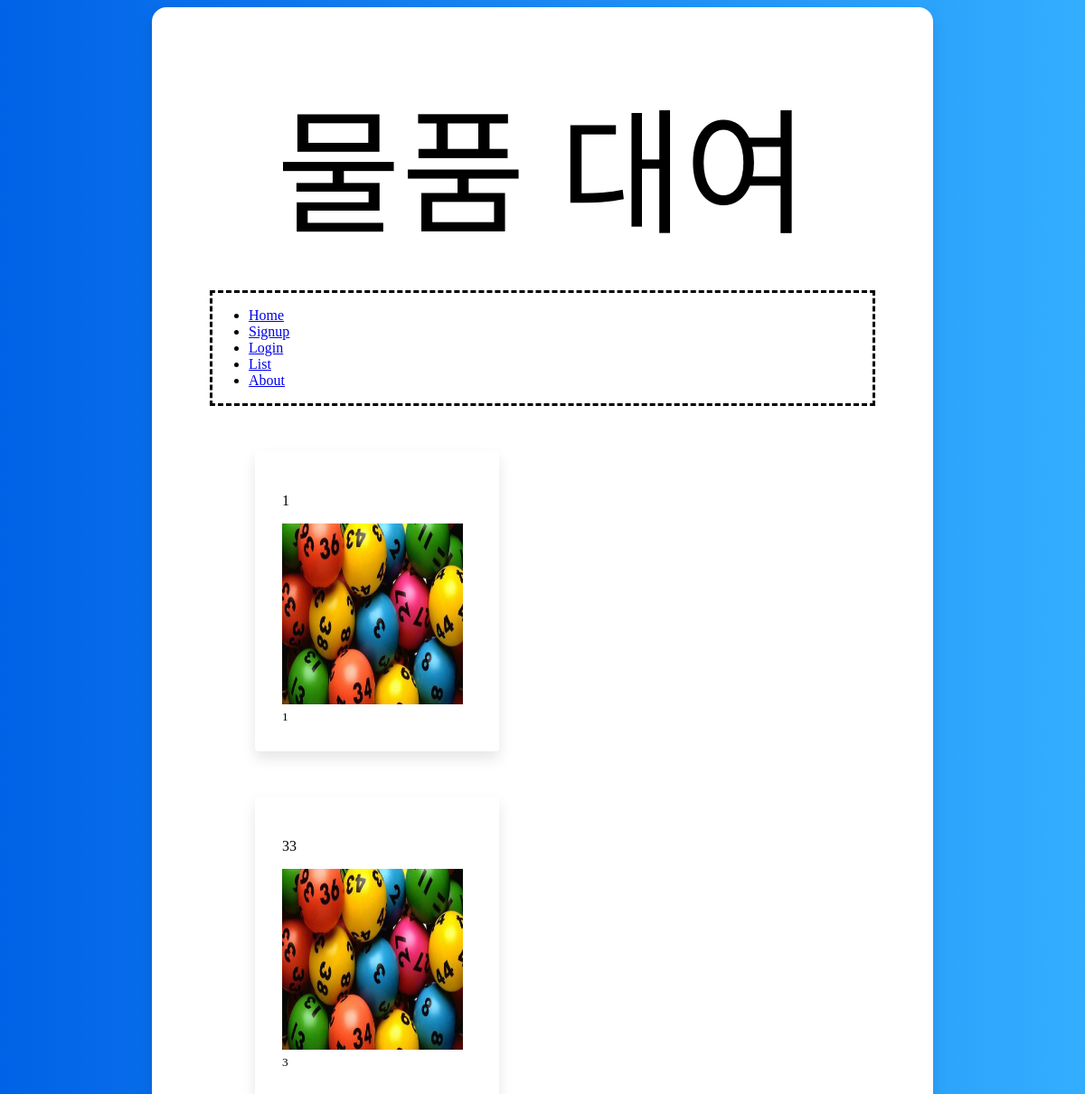
The page / on the database its author committed.
### blog/models.py (models this page shows, shortened)
class Portfolio(models.Model):
    제목 = models.CharField(max_length=200)
    사진 = models.ImageField(upload_to='images/')
    임대기간 = models.IntegerField(default=0)
    포인트 = models.IntegerField(default=0)
    내용 = models.TextField()

### blog/views.py (the view)
# urls.py: path('', views.index, name='index'),
def index(request):
    posts = Portfolio.objects.all()
    return render(request, 'index.html', {'posts' : posts})

### blog/templates/index.html
{% extends 'base.html' %}
{% block content %}
        {% for rental in posts %}
            <div class="review_box">
                <div class="title"><p>{{rental.제목}}</p></div>
                <div class="image"><a href="{% url 'detail' rental.id %}"><img style="height:200px; width: 200px;" src="{{ rental.사진.url }}" alt="Card image cap"></a></div>
                <div class="des"><small>{{rental.내용}}</small></div>
            </div>
        {% endfor %}
{% endblock %}

### blog/templates/base.html (style rules this page uses)
body { background: #007bff; background: linear-gradient(to right, #0062E6, #33AEFF); }
.review_box { border-radius: .25rem; box-shadow: 0 0.5rem 1rem 0 rgba(0, 0, 0, 0.1); margin: 50px; padding: 30px; }
.review_box { border-radius: .25rem; box-shadow: 0 0.5rem 1rem 0 rgba(0, 0, 0, 0.1); margin: 50px; padding: 30px; width: 210px; display: flex; flex-flow: column wrap; }
.title { display:block; }
.image { display:block; }
.des { display:block; }

### rows shown on the page
Portfolio: 제목 "1", 사진 (picture), 내용 "1"
Portfolio: 제목 "33", 사진 (picture), 내용 "3"
